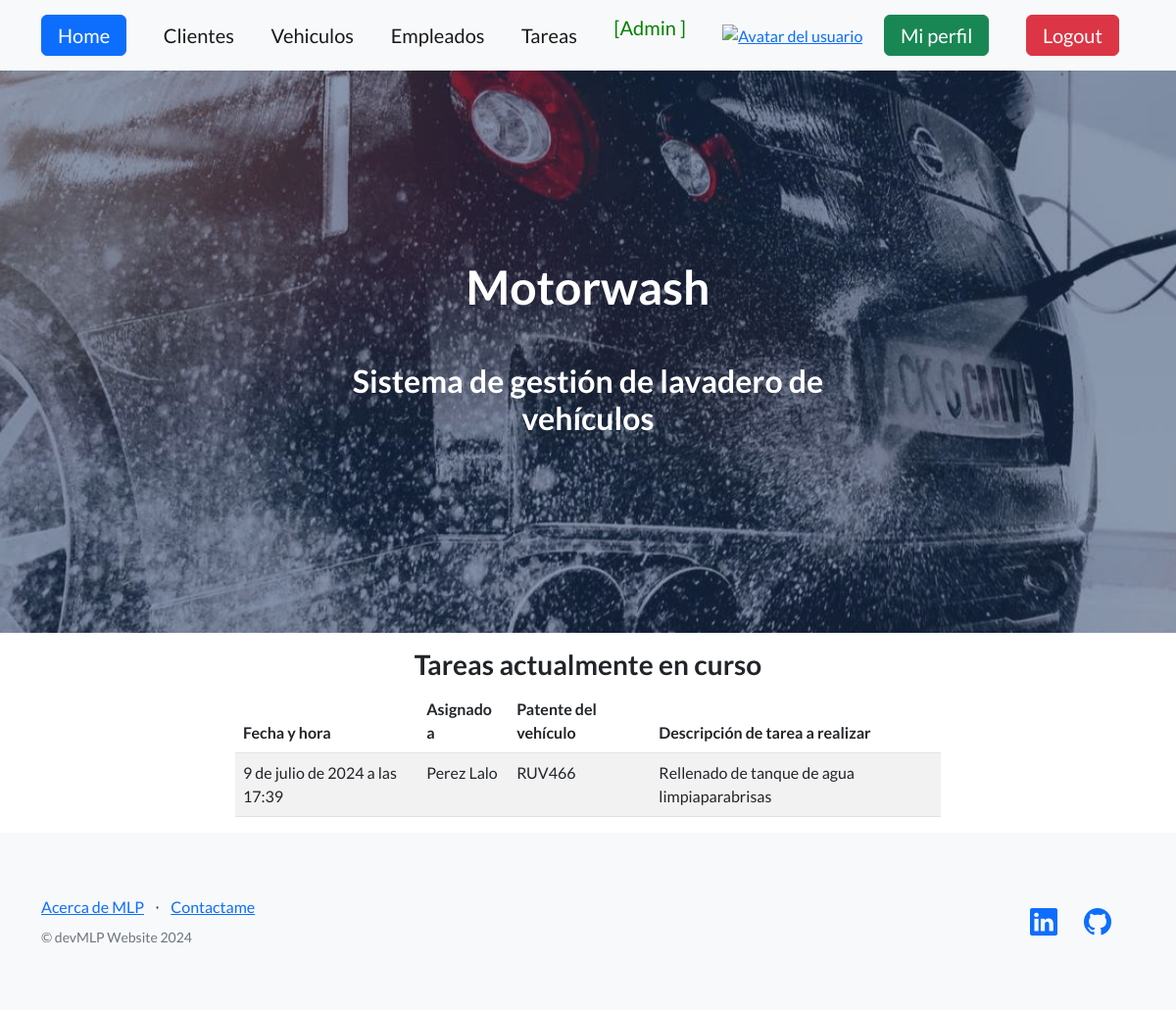
The app's page / (signed in) with its own data.
### myapp/models.py (models this page shows, shortened)
class Task(models.Model):
    created = models.DateTimeField(default=timezone.now)
    asigned_to = models.ForeignKey(
        Employee, to_field="DNI", null=True, on_delete=models.SET_NULL
    )  # Por número de DNI
    vehicle = models.ForeignKey(
        Vehicle, to_field="plate_ID", on_delete=models.SET_NULL, null=True
    )  # Por patente
    description = models.CharField(max_length=80, default="")
    is_completed = models.BooleanField(default=False)

class Employee(models.Model):
    DNI = models.CharField(max_length=8, unique=True)
    last_name = models.CharField(max_length=80)
    name = models.CharField(max_length=80)
    tel = models.CharField(max_length=10)

class Vehicle(models.Model):
    AUTOMOVIL = "Automóvil"
    MOTO = "Moto"
    CAMIONETA = "Camioneta"
    SUV = "SUV"
    CAMION = "Camión"
    OTRO = "Otro"
    VEHICLE_TYPE_CHOICES = [
        (AUTOMOVIL, "Automovil"),
        (MOTO, "Moto"),
        (CAMIONETA, "Camioneta"),
        (SUV, "SUV"),
        (CAMION, "Camión"),
        (OTRO, "Otro"),
    ]
    plate_ID = models.CharField(max_length=7, unique=True)  # ABC123 / AB123CD
    vehicle_type = models.CharField(
        max_length=15, choices=VEHICLE_TYPE_CHOICES, default=AUTOMOVIL
    )
    brand = models.CharField(max_length=50)
    brand_model = models.CharField(max_length=50)
    owner_DNI = models.ForeignKey(
        Client,
        to_field="DNI",
        null=False,
        on_delete=models.CASCADE,
        related_name="vehicles",
    )
    class Meta:
        ordering = ["brand", "brand_model"]

### myapp/views.py (the view)
# urls.py: 2. Add a URL to urlpatterns:  path('', views.home, name='home')
def home(request):
    results = Task.objects.filter(is_completed=False)
    return render(request, "myapp/active_tasks.html", {"results": results})

### myapp/templates/myapp/active_tasks.html
{% extends 'myapp/index.html' %}
{% block content %}
  <div class="row gx-4 justify-content-center">
    <div class="col-lg-8">
      <h3 class="text-center mt-3">Tareas actualmente en curso</h3>
    </div>
  </div>
  <div class="row gx-4 justify-content-center">
    <div class="col-lg-8">
      {% if not results %}
        <h4 class="text-center">-ninguna tarea en curso-</h4>
      {% else %}
        <table class="table table-striped">
          <thead>
            <tr>
              <th>Fecha y hora</th>
              <th>Asignado a</th>
              <th>Patente del vehículo</th>
              <th>Descripción de tarea a realizar</th>
            </tr>
          </thead>
          <tbody>
            {% for task in results %}
              <tr>
                <td>{{ task.created }}</td>
                <td>{{ task.asigned_to.last_name }} {{ task.asigned_to.name }}</td>
                <td>{{ task.vehicle.plate_ID }}</td>
                <td>{{ task.description }}</td>
              </tr>
            {% endfor %}
          </tbody>
        </table>
      {% endif %}
    </div>
  </div>
{% endblock %}

### myapp/templates/myapp/index.html (shortened to what this page needs)
<!DOCTYPE html>
<html lang="es">
  <head>
    {% load static %}
    <link href="https://cdn.jsdelivr.net/npm/bootstrap-icons@1.5.0/font/bootstrap-icons.css" rel="stylesheet" type="text/css" />
    <link href="{% static 'css/styles.css' %}" rel="stylesheet" />
    <link rel="stylesheet" href="https://cdnjs.cloudflare.com/ajax/libs/font-awesome/6.4.0/css/all.min.css" />
  </head>
  <body>
    <nav class="navbar navbar-light bg-light static-top">
      <div class="container">
        <a class="navbar-brand btn btn-primary text-white" href="{% url 'home' %}">Home</a>
        {% if user.is_authenticated %}
          <a class="navbar-brand" href="{% url 'clients' %}">Clientes</a>
          <a class="navbar-brand" href="{% url 'vehicles' %}">Vehiculos</a>
          <a class="navbar-brand" href="{% url 'employees' %}">Empleados</a>
          <a class="navbar-brand" href="{% url 'tasks' %}">Tareas</a>
          <div class="navbar-brand d-flex">
            <p class="text-center" style="color:green">[{{ user.first_name }} {{ user.last_name }}]</p>
          </div>
          <div class="text-center">
            <a href="{% url 'add-avatar' %}"><img src="{{ request.session.avatar }}" height="40px" width="40px" alt="Avatar del usuario" /></a>
          </div>
          <a class="navbar-brand btn btn-success text-white" href="{% url 'profile' %}">Mi perfil</a>
          <form action="{% url 'logout' %}" method="post">
            <button class="btn btn-danger navbar-brand text-white" type="submit">Logout</button>
          </form>
        {% else %}
          <a class="navbar-brand btn btn-primary text-white" href="{% url 'login' %}">Login</a>
          <a class="navbar-brand btn btn-success text-white" href="{% url 'register' %}">Registrarse</a>
        {% endif %}
      </div>
    </nav>
    <header class="masthead">
      <div class="container position-relative">
        <div class="row justify-content-center">
          <div class="col-xl-6">
            <div class="text-center text-white">
              {% block title %}
                <h1 class="mb-5">Motorwash</h1>
                <h2 class="text-center mt-3">Sistema de gestión de lavadero de vehículos</h2>
              {% endblock %}
            </div>
          </div>
        </div>
      </div>
    </header>
    <div class="container px-4">
      {% block content %}
      {% endblock %}
    </div>
    <footer class="footer bg-light">
      <div class="container">
        <div class="row">
          <div class="col-lg-6 h-100 text-center text-lg-start my-auto">
            <ul class="list-inline mb-2">
              <li class="list-inline-item">
                <a href="{% url 'about-me' %}">Acerca de MLP</a>
              </li>
              <li class="list-inline-item">⋅</li>
              <li class="list-inline-item">
                <a href="#!">Contactame</a>
              </li>
            </ul>
            <p class="text-muted small mb-4 mb-lg-0">&copy; devMLP Website 2024</p>
          </div>
          <div class="col-lg-6 h-100 text-center text-lg-end my-auto">
            <ul class="list-inline mb-0">
              <li class="list-inline-item me-4">
                <a href="https://www.linkedin.com/in/martinlpacheco" target="_blank"><i class="bi-linkedin fs-3"></i></a>
              </li>
              <li class="list-inline-item me-4">
                <a href="https://www.github.com/martinlpc" target="_blank"><i class="bi-github fs-3"></i></a>
              </li>
            </ul>
          </div>
        </div>
      </div>
    </footer>
  </body>
</html>

### records on screen
Task: created "9 de julio de 2024 a las 17:39", asigned_to.last_name "Perez", asigned_to.name "Lalo", vehicle.plate_ID "RUV466", description "Rellenado de tanque de agua limpiaparabrisas"

### other values on screen
{{ user.first_name }} "Admin"
